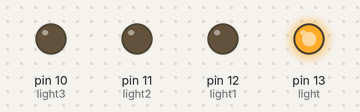
The sketch below on a simulated Arduino Uno, built with avr-gcc and run on an emulated ATmega328P. Parts: output pins drawn as LEDs (lit = HIGH).

Above: at 0.2 s.
At 1.2 s:
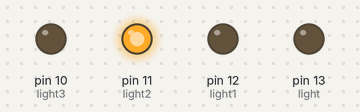
At 2.7 s:
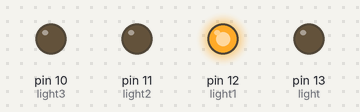
At 3.7 s:
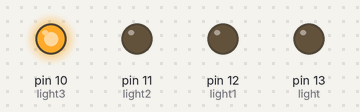
Timing chart, 0 to 4.6 s (numbered marks = the images above):
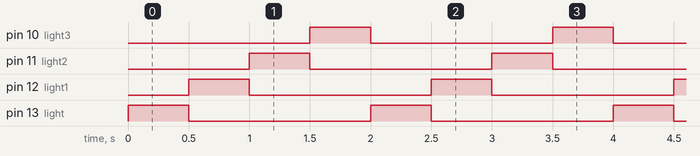

Measured:
- by itself, pin 10 (light3), pin 11 (light2), pin 12 (light1), pin 13 (light): alternates HIGH for 0.50 s and LOW for 1.5 s
- by itself, everything shown: repeats every 2.0 s, in 5 steps

The sketch:

FloodLights.ino
```cpp
int light = 13;
int light1 = 12;
int light2 = 11;
int light3 = 10;

void setup() {
  pinMode(light, OUTPUT);
  pinMode(light1, OUTPUT);
  pinMode(light2, OUTPUT);
  pinMode(light3, OUTPUT);
}

void loop() {
  digitalWrite(light, HIGH);
  delay(500);
  digitalWrite(light, LOW);
  digitalWrite(light1, HIGH);
  delay(500);
  digitalWrite(light1, LOW);
  digitalWrite(light2, HIGH);
  delay(500);
  digitalWrite(light2, LOW);
  digitalWrite(light3, HIGH);
  delay(500);
  digitalWrite(light3, LOW);

}
```
